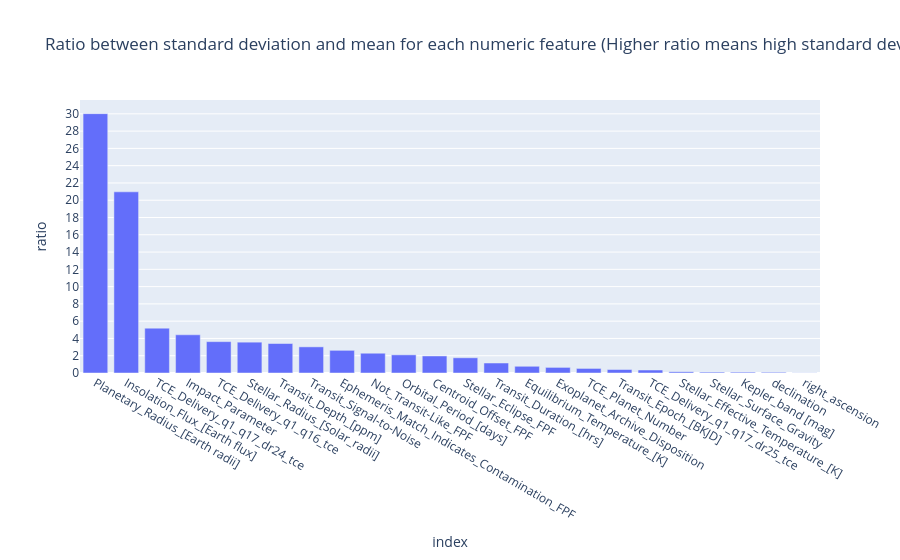

The code cell stored with this chart in its notebook:
### Code cell
plot_Variance = px.bar(stats_df, y='ratio', title = "Ratio between standard deviation and mean for each numeric feature\n(Higher ratio means high standard deviation compare to mean)")

plot_Variance.update_layout(
    yaxis = dict(
        tickmode = 'linear',
        dtick = 2
    )
)

plot_Variance.show()

### Figure 1 — Plotly figure (JSON) as saved in the notebook; plotly's stock layout.template omitted (floating-point values rounded to 4 significant figures)
{"data": [{"alignmentgroup": "True", "hovertemplate": "index=%{x}<br>ratio=%{y}<extra></extra>", "legendgroup": "", "marker": {"color": "#636efa"}, "name": "", "offsetgroup": "", "orientation": "v", "showlegend": false, "textposition": "auto", "type": "bar", "x": ["Planetary_Radius_[Earth radii]", "Insolation_Flux_[Earth flux]", "TCE_Delivery_q1_q17_dr24_tce", "Impact_Parameter", "TCE_Delivery_q1_q16_tce", "Stellar_Radius_[Solar_radii]", "Transit_Depth_[ppm]", "Transit_Signal-to-Noise", "Ephemeris_Match_Indicates_Contamination_FPF", "Not_Transit-Like_FPF", "Orbital_Period_[days]", "Centroid_Offset_FPF", "Stellar_Eclipse_FPF", "Transit_Duration_[hrs]", "Equilibrium_Temperature_[K]", "Exoplanet_Archive_Disposition", "TCE_Planet_Number", "Transit_Epoch_[BKJD]", "TCE_Delivery_q1_q17_dr25_tce", "Stellar_Effective_Temperature_[K]", "Stellar_Surface_Gravity", "Kepler_band [mag]", "declination", "right_ascension"], "xaxis": "x", "y": [30.02, 20.97, 5.192, 4.423, 3.63, 3.57, 3.414, 3.027, 2.625, 2.289, 2.101, 1.973, 1.76, 1.158, 0.7779, 0.6477, 0.5289, 0.4033, 0.3449, 0.1398, 0.1007, 0.09615, 0.08222, 0.01634], "yaxis": "y"}], "layout": {"autosize": true, "barmode": "relative", "legend": {"tracegroupgap": 0}, "title": {"text": "Ratio between standard deviation and mean for each numeric feature\n(Higher ratio means high standard deviation compare to mean)"}, "xaxis": {"anchor": "y", "autorange": true, "domain": [0, 1], "range": [-0.5, 23.5], "title": {"text": "index"}, "type": "category"}, "yaxis": {"anchor": "x", "autorange": true, "domain": [0, 1], "dtick": 2, "range": [0, 31.6], "tickmode": "linear", "title": {"text": "ratio"}, "type": "linear"}}}
